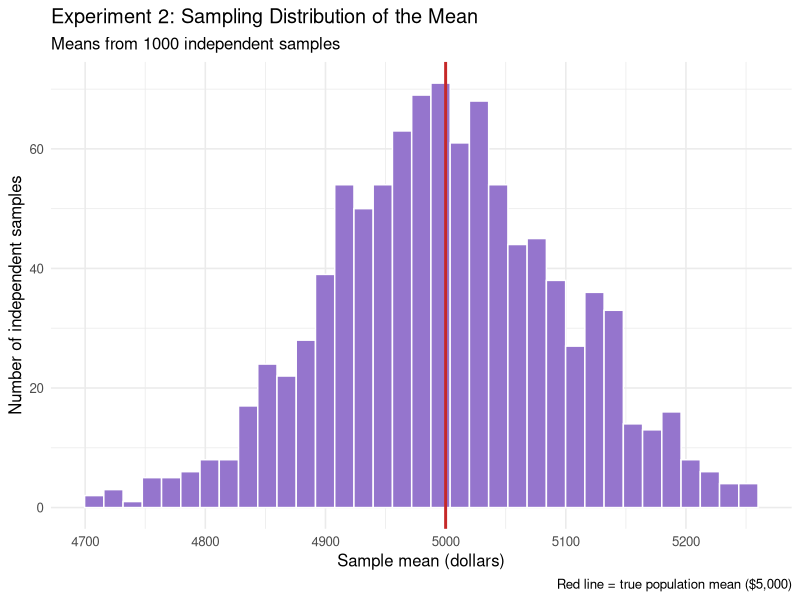
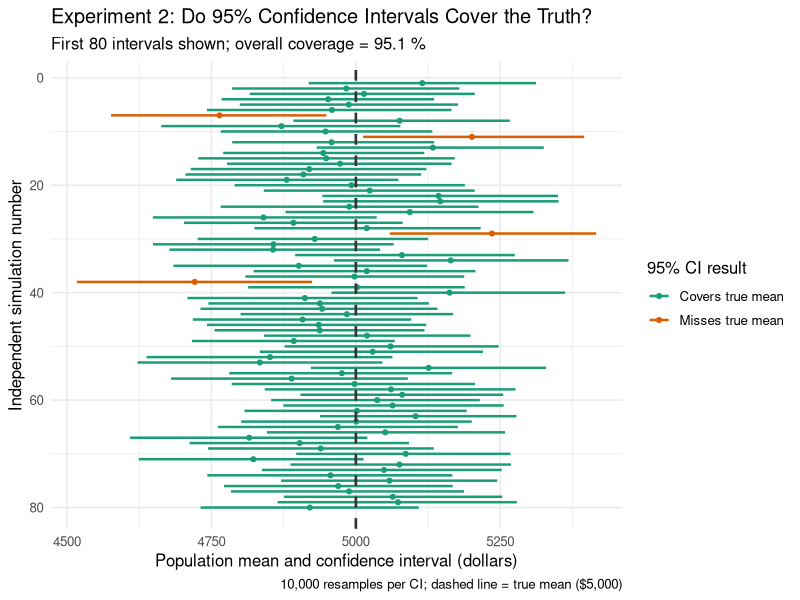
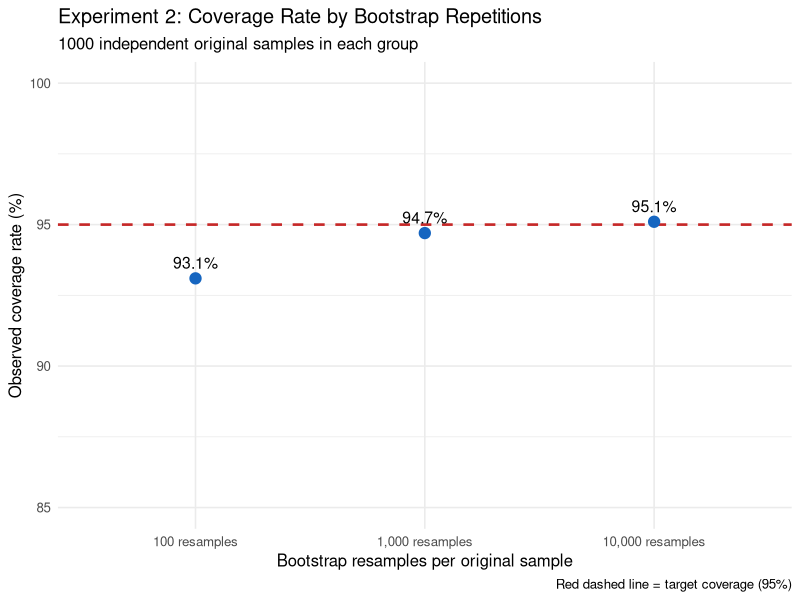
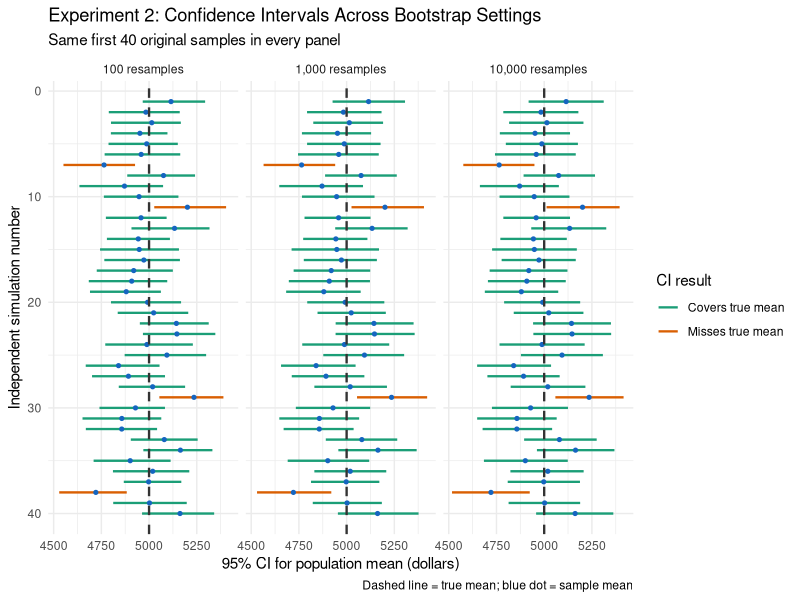

These charts were generated, in order, by the following R code:
# Blog 08 - Experiment 2: Coverage of 95% bootstrap confidence intervals
# Use the same population as Experiment 1.
# Draw 1,000 samples and run up to 10,000 bootstraps each.

library(ggplot2)

# Set up the experiment using the same population as Experiment 1.
# Draw 1,000 samples, with up to 10,000 bootstrap runs each.
set.seed(640802)
true_mean <- 5000
true_sd <- 1000
n <- 100
num_simulations <- 1000
bootstrap_counts <- c(100, 1000, 10000)
max_bootstrap <- max(bootstrap_counts)

# Set the output folders using here::here().
data_dir <- here::here("data")
figures_dir <- here::here("figures")
dir.create(data_dir, showWarnings = FALSE, recursive = TRUE)
dir.create(figures_dir, showWarnings = FALSE, recursive = TRUE)

# Prepare space for the original data and CI results.
# Each column holds a new independent sample of n people.
all_samples <- matrix(NA_real_, nrow = n, ncol = num_simulations)
sample_means <- numeric(num_simulations)
ci_lower <- matrix(NA_real_, nrow = num_simulations,
                   ncol = length(bootstrap_counts))
ci_upper <- matrix(NA_real_, nrow = num_simulations,
                   ncol = length(bootstrap_counts))
covered <- matrix(FALSE, nrow = num_simulations,
                  ncol = length(bootstrap_counts))

# Draw independent samples and calculate bootstrap CIs.
# For each sample, generate 10,000 bootstrap means.
# Compare CI coverage using 100, 1,000, and 10,000 means.
for (i in 1:num_simulations) {
  new_sample <- rnorm(n, mean = true_mean, sd = true_sd)
  all_samples[, i] <- new_sample
  sample_means[i] <- mean(new_sample)

  bootstrap_draws <- matrix(
    sample(new_sample, size = n * max_bootstrap, replace = TRUE),
    nrow = n
  )
  bootstrap_means <- colMeans(bootstrap_draws)

  for (j in 1:length(bootstrap_counts)) {
    reps <- bootstrap_counts[j]
    ci <- quantile(bootstrap_means[1:reps], probs = c(0.025, 0.975))
    ci_lower[i, j] <- as.numeric(ci[1])
    ci_upper[i, j] <- as.numeric(ci[2])
    covered[i, j] <- (ci_lower[i, j] <= true_mean &
                       true_mean <= ci_upper[i, j])
  }
}

# 5. Save all simulated ORIGINAL observations to a CSV file.
# Each independent sample is saved with its own simulation_id.
simulated_data <- data.frame(
  simulation_id = rep(1:num_simulations, each = n),
  observation_id = rep(1:n, times = num_simulations),
  monthly_earnings = as.vector(all_samples)
)
write.csv(simulated_data,
          here::here("data", "exp2_original_samples.csv"),
          row.names = FALSE)

# 6. Save the CI results and coverage summary for all three sizes.
# This gives 1,000 CIs for EACH bootstrap repetition count.
coverage_data <- data.frame()
summary_data <- data.frame()

for (j in 1:length(bootstrap_counts)) {
  reps <- bootstrap_counts[j]
  one_group <- data.frame(
    simulation_id = 1:num_simulations,
    bootstrap_repetitions_per_sample = reps,
    sample_mean = sample_means,
    ci_lower = ci_lower[, j],
    ci_upper = ci_upper[, j],
    contains_true_mean = covered[, j]
  )
  one_group$coverage_label <- ifelse(
    one_group$contains_true_mean, "Covers true mean", "Misses true mean"
  )
  coverage_data <- rbind(coverage_data, one_group)

  number_covered <- sum(covered[, j])
  one_summary <- data.frame(
    true_population_mean = true_mean,
    true_population_sd = true_sd,
    sample_size = n,
    number_of_simulations = num_simulations,
    bootstrap_repetitions_per_sample = reps,
    confidence_level = 0.95,
    number_covered = number_covered,
    number_missed = num_simulations - number_covered,
    observed_coverage_rate = number_covered / num_simulations,
    average_ci_width = mean(ci_upper[, j] - ci_lower[, j])
  )
  summary_data <- rbind(summary_data, one_summary)
}

coverage_data$bootstrap_label <- factor(
  coverage_data$bootstrap_repetitions_per_sample, levels = bootstrap_counts,
  labels = c("100 resamples", "1,000 resamples", "10,000 resamples")
)
summary_data$bootstrap_label <- factor(
  summary_data$bootstrap_repetitions_per_sample, levels = bootstrap_counts,
  labels = c("100 resamples", "1,000 resamples", "10,000 resamples")
)

write.csv(coverage_data,
          here::here("data", "exp2_coverage_results.csv"),
          row.names = FALSE)
write.csv(summary_data,
          here::here("data", "exp2_summary.csv"),
          row.names = FALSE)

# 7. Figure 1: Sampling distribution of the ORIGINAL sample means.
original_means_data <- data.frame(sample_mean = sample_means)
plot_sample_means <- ggplot(original_means_data, aes(x = sample_mean)) +
  geom_histogram(bins = 35, fill = "#9575CD", color = "white") +
  geom_vline(xintercept = true_mean, color = "#C62828", linewidth = 1) +
  labs(
    title = "Experiment 2: Sampling Distribution of the Mean",
    subtitle = paste("Means from", num_simulations, "independent samples"),
    x = "Sample mean (dollars)",
    y = "Number of independent samples",
    caption = "Red line = true population mean ($5,000)"
  ) +
  theme_minimal(base_size = 12)

ggsave(here::here("figures", "exp2_sample_means_histogram.png"),
       plot = plot_sample_means, width = 9, height = 5.5, dpi = 300)

# 8. Figure 2: Show the first 80 CIs using 10,000 bootstrap resamples.
plot_count <- 80
plot_data <- coverage_data[
  coverage_data$bootstrap_repetitions_per_sample == max_bootstrap &
    coverage_data$simulation_id <= plot_count, ]

plot_coverage <- ggplot(plot_data) +
  geom_segment(aes(x = ci_lower, xend = ci_upper,
                   y = simulation_id, yend = simulation_id,
                   color = coverage_label), linewidth = 0.85) +
  geom_point(aes(x = sample_mean, y = simulation_id,
                 color = coverage_label), size = 1.4) +
  geom_vline(xintercept = true_mean, color = "#333333",
             linetype = "dashed", linewidth = 0.9) +
  scale_color_manual(values = c("Covers true mean" = "#1B9E77",
                                "Misses true mean" = "#D95F02")) +
  scale_y_reverse() +
  labs(
    title = "Experiment 2: Do 95% Confidence Intervals Cover the Truth?",
    subtitle = paste("First", plot_count, "intervals shown; overall coverage =",
                     round(100 * summary_data$observed_coverage_rate[3], 1), "%"),
    x = "Population mean and confidence interval (dollars)",
    y = "Independent simulation number",
    color = "95% CI result",
    caption = "10,000 resamples per CI; dashed line = true mean ($5,000)"
  ) +
  theme_minimal(base_size = 12)

ggsave(here::here("figures", "exp2_confidence_interval_coverage.png"),
       plot = plot_coverage, width = 10, height = 10, dpi = 300)

# 9. Figure 3: Compare all three observed coverage rates.
plot_comparison <- ggplot(summary_data,
                          aes(x = bootstrap_label,
                              y = 100 * observed_coverage_rate)) +
  geom_hline(yintercept = 95, linetype = "dashed",
             color = "#C62828", linewidth = 0.9) +
  geom_point(color = "#1565C0", size = 3.5) +
  geom_text(aes(label = paste0(round(100 * observed_coverage_rate, 2), "%")),
            vjust = -0.8, size = 4) +
  coord_cartesian(ylim = c(85, 100)) +
  labs(
    title = "Experiment 2: Coverage Rate by Bootstrap Repetitions",
    subtitle = paste(num_simulations, "independent original samples in each group"),
    x = "Bootstrap resamples per original sample",
    y = "Observed coverage rate (%)",
    caption = "Red dashed line = target coverage (95%)"
  ) +
  theme_minimal(base_size = 12)

ggsave(here::here("figures", "exp2_coverage_comparison.png"),
       plot = plot_comparison, width = 9, height = 5.5, dpi = 300)

# 10. Figure 4: Compare the first 40 CIs across the three settings.
comparison_count <- 40
plot_ci_data <- coverage_data[coverage_data$simulation_id <= comparison_count, ]

plot_ci_comparison <- ggplot(plot_ci_data) +
  geom_segment(aes(x = ci_lower, xend = ci_upper,
                   y = simulation_id, yend = simulation_id,
                   color = coverage_label), linewidth = 0.8) +
  geom_point(aes(x = sample_mean, y = simulation_id),
             color = "#1565C0", size = 1.1) +
  geom_vline(xintercept = true_mean, color = "#333333",
             linetype = "dashed", linewidth = 0.8) +
  scale_color_manual(values = c("Covers true mean" = "#1B9E77",
                                "Misses true mean" = "#D95F02")) +
  scale_y_reverse() +
  facet_wrap(~bootstrap_label, nrow = 1) +
  labs(
    title = "Experiment 2: Confidence Intervals Across Bootstrap Settings",
    subtitle = "Same first 40 original samples in every panel",
    x = "95% CI for population mean (dollars)",
    y = "Independent simulation number",
    color = "CI result",
    caption = "Dashed line = true mean; blue dot = sample mean"
  ) +
  theme_minimal(base_size = 11)

ggsave(here::here("figures", "exp2_ci_comparison.png"),
       plot = plot_ci_comparison, width = 14, height = 7.5, dpi = 300)
